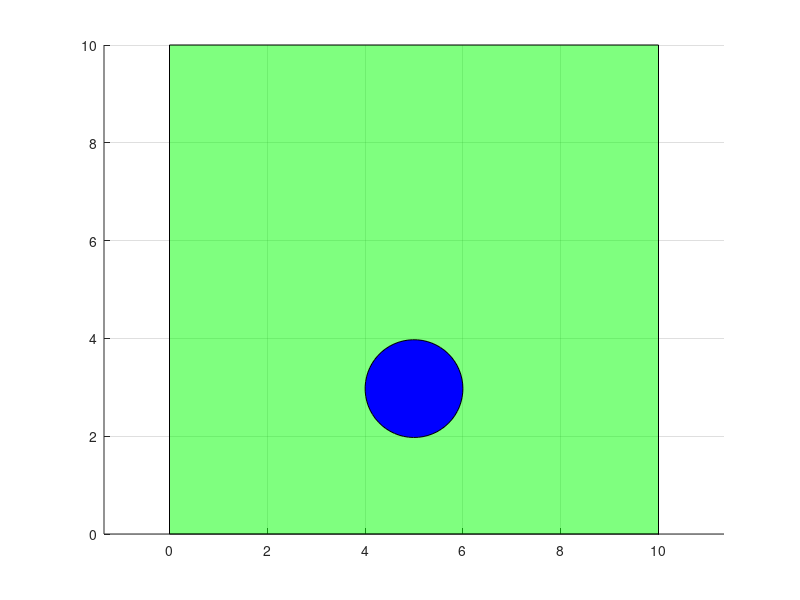
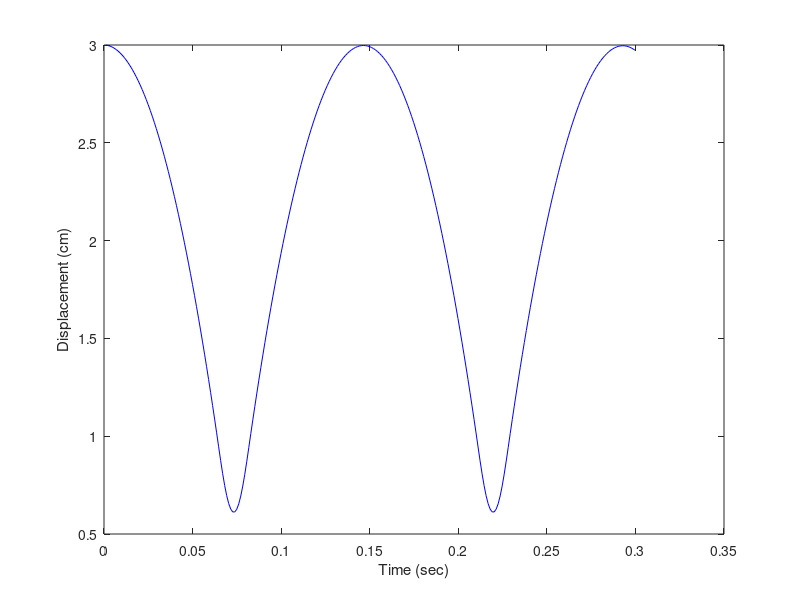

MATLAB code for these plots, in order:
% --------------------------
% Developer: Seung Jae Lee
% Date: 2/8/2021
% Abstract: This is the very first code to simulate dropping a ball
% Unit: cm, g, N
% --------------------------

clc
clear 
close all

% -------------------------------
% Global variables
% -------------------------------
grav_acc        = -981; % 981 cm/s^2

% user-input
sim_duration    = 0.3;  % unit: second 
stiffness       = 1.3e4;% unit: N/m
density         = 0.1;  % 0.1 g/cc 
% -------------------------------
% Define balls
% -------------------------------
b = struct();

% first ball
b(1).r  = 1;
b(1).m  = 4/3*pi*(b(1).r)^3*density;
b(1).cx = 5;    % center x
b(1).cz = 3;    % center z
b(1).vx = 10;    % velocity x
b(1).vz = 0;    % velocity z
b(1).fx = 0;    % force x
b(1).fz = 0;    % force z

% compute the simulation step
min_r   =       min(b(:).r);    % minimum ball size (radius)
mass_min=       4/3*pi*min_r*min_r*min_r*density;
dt      =       0.2*sqrt(mass_min/stiffness); % unit: second
sim_steps       = round(sim_duration/dt);
% for theoretical solution
time = dt*[1:sim_steps];
theoretical_vz = b(1).vz + grav_acc*time;
theoretical_cz = b(1).cz + b(1).vz*time + 0.5*grav_acc*time.^2;

% -------------------------------
% Initial plot
% -------------------------------
% draw boundary
bndX = [0,0,10,10];
bndZ = [0,10,10,0];
patch(bndX,bndZ,'g','FaceAlpha',0.5);
axis equal 
grid on
hold on

% draw balls (circles)
Xcircle = cos([0:0.1:2*pi]);
Zcircle = sin([0:0.1:2*pi]);
GM(1) = patch(b(1).cx+Xcircle*b(1).r,b(1).cz+Zcircle*b(1).r,'b');
axis equal 

% -------------------------------
% Time integration (simulation)
% -------------------------------
% array_vz = zeros(1,sim_steps);
array_cz = zeros(1,sim_steps);

for i = 1:sim_steps
    %--------------------------------------------
    % particle force update
    %--------------------------------------------    
    % global force update
    b(1).fz = b(1).m * grav_acc;

    % CONTACT FORCE update  
    % Check boundaries 
    % Assumption: the boundary is rectangle. If not rectangle, a more
    %             sophisticated method needs to be implemented.    
    urn = (b(1).cz - b(1).r) - min(bndZ);
    if urn < 0 
        cnt_force = stiffness * urn;
        b(1).fz = b(1).fz - cnt_force;
    end
    
    
    %--------------------------------------------
    % particle motion update
    %--------------------------------------------
    % ball motion update
    b(1).vz     = b(1).vz + b(1).fz/b(1).m*dt;
    if (i==1) b(1).vz = b(1).vz/2; end % central time integration
    b(1).cz     = b(1).cz + b(1).vz*dt;
%     array_vz(i) = b(1).vz;
    array_cz(i) = b(1).cz;
    
    %--------------------------------------------
    % update display 
    %--------------------------------------------
    set(GM(1),'XData',b(1).cx+Xcircle*b(1).r,'YData',b(1).cz+Zcircle*b(1).r)
    drawnow
end

% -------------------------------------
% Compare with the theoretical solution
% -------------------------------------
% % velocity
% figure
% subplot(2,1,1)
% hold on 
% grid on 
% plot(time,theoretical_vz,'r-')
% plot(time,array_vz,'b--')
% xlabel('Time (sec)')
% ylabel('Velocity (cm/sec)')
% legend('Theoretical','Simulation')

% displacement
figure
grid on 
plot(time,array_cz,'b-')
xlabel('Time (sec)')
ylabel('Displacement (cm)')
